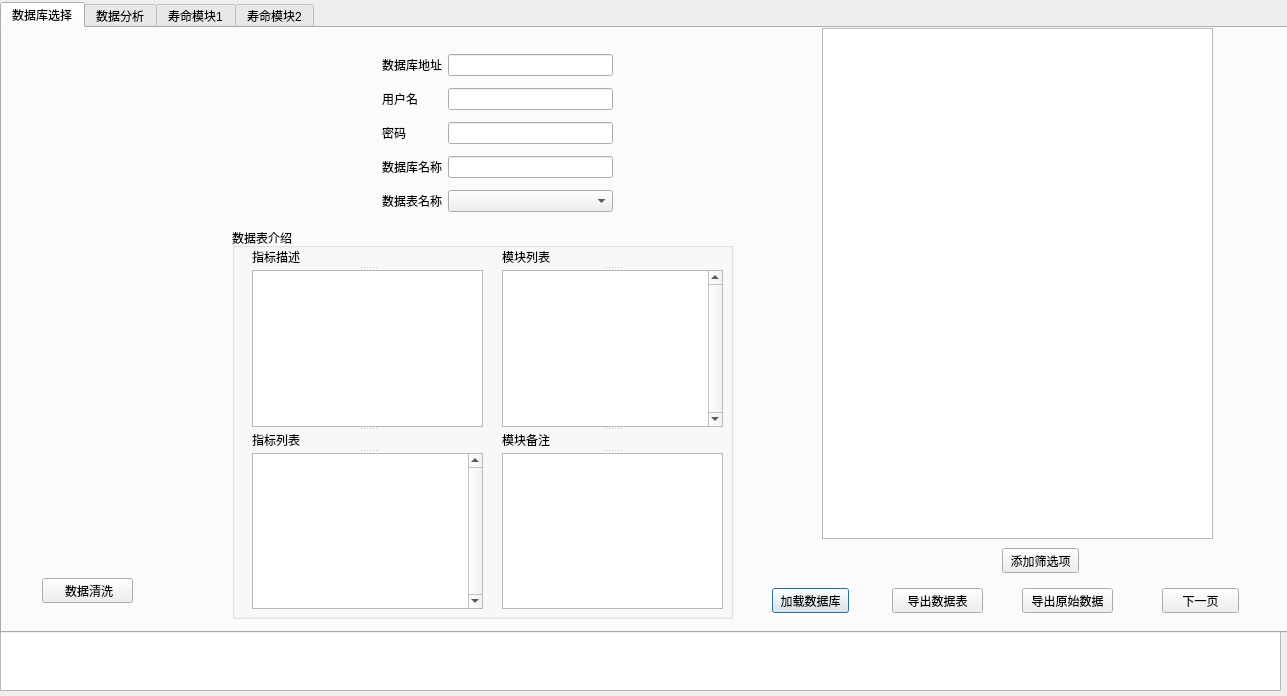
<?xml version="1.0" encoding="UTF-8"?>
<ui version="4.0">
 <class>Dialog</class>
 <widget class="QDialog" name="Dialog">
  <property name="geometry">
   <rect>
    <x>0</x>
    <y>0</y>
    <width>1287</width>
    <height>696</height>
   </rect>
  </property>
  <property name="windowTitle">
   <string>金风现役机组可靠性评估与验证平台 </string>
  </property>
  <widget class="QTabWidget" name="tabs">
   <property name="geometry">
    <rect>
     <x>0</x>
     <y>2</y>
     <width>1291</width>
     <height>631</height>
    </rect>
   </property>
   <property name="sizePolicy">
    <sizepolicy hsizetype="Expanding" vsizetype="Expanding">
     <horstretch>0</horstretch>
     <verstretch>0</verstretch>
    </sizepolicy>
   </property>
   <property name="styleSheet">
    <string notr="true">font: 75 10pt &quot;微软雅黑&quot;;</string>
   </property>
   <property name="currentIndex">
    <number>0</number>
   </property>
   <widget class="QWidget" name="tab">
    <attribute name="title">
     <string>数据库选择</string>
    </attribute>
    <widget class="QPushButton" name="gonext">
     <property name="geometry">
      <rect>
       <x>770</x>
       <y>560</y>
       <width>77</width>
       <height>25</height>
      </rect>
     </property>
     <property name="text">
      <string>加载数据库</string>
     </property>
    </widget>
    <widget class="QWidget" name="layoutWidget">
     <property name="geometry">
      <rect>
       <x>380</x>
       <y>20</y>
       <width>231</width>
       <height>171</height>
      </rect>
     </property>
     <layout class="QGridLayout" name="gridLayout">
      <item row="0" column="0">
       <widget class="QLabel" name="label">
        <property name="text">
         <string>数据库地址</string>
        </property>
       </widget>
      </item>
      <item row="0" column="1">
       <widget class="QLineEdit" name="serverhost"/>
      </item>
      <item row="1" column="0">
       <widget class="QLabel" name="label_2">
        <property name="text">
         <string>用户名</string>
        </property>
       </widget>
      </item>
      <item row="1" column="1">
       <widget class="QLineEdit" name="username"/>
      </item>
      <item row="2" column="0">
       <widget class="QLabel" name="label_3">
        <property name="text">
         <string>密码</string>
        </property>
       </widget>
      </item>
      <item row="2" column="1">
       <widget class="QLineEdit" name="password"/>
      </item>
      <item row="3" column="0">
       <widget class="QLabel" name="label_4">
        <property name="text">
         <string>数据库名称</string>
        </property>
       </widget>
      </item>
      <item row="3" column="1">
       <widget class="QLineEdit" name="servername"/>
      </item>
      <item row="4" column="0">
       <widget class="QLabel" name="label_5">
        <property name="text">
         <string>数据表名称</string>
        </property>
       </widget>
      </item>
      <item row="4" column="1">
       <widget class="QComboBox" name="dblists"/>
      </item>
     </layout>
    </widget>
    <widget class="QPushButton" name="filtercol">
     <property name="geometry">
      <rect>
       <x>1000</x>
       <y>520</y>
       <width>77</width>
       <height>25</height>
      </rect>
     </property>
     <property name="text">
      <string>添加筛选项</string>
     </property>
    </widget>
    <widget class="QTableView" name="fiterlist">
     <property name="geometry">
      <rect>
       <x>820</x>
       <y>0</y>
       <width>391</width>
       <height>511</height>
      </rect>
     </property>
    </widget>
    <widget class="QPushButton" name="gonext1">
     <property name="geometry">
      <rect>
       <x>1160</x>
       <y>560</y>
       <width>77</width>
       <height>25</height>
      </rect>
     </property>
     <property name="text">
      <string>下一页</string>
     </property>
    </widget>
    <widget class="QLabel" name="logo">
     <property name="geometry">
      <rect>
       <x>60</x>
       <y>10</y>
       <width>131</width>
       <height>151</height>
      </rect>
     </property>
     <property name="sizePolicy">
      <sizepolicy hsizetype="Expanding" vsizetype="Expanding">
       <horstretch>0</horstretch>
       <verstretch>0</verstretch>
      </sizepolicy>
     </property>
     <property name="text">
      <string/>
     </property>
     <property name="pixmap">
      <pixmap>icon/logo.ico</pixmap>
     </property>
    </widget>
    <widget class="QPushButton" name="exportdata">
     <property name="geometry">
      <rect>
       <x>890</x>
       <y>560</y>
       <width>91</width>
       <height>25</height>
      </rect>
     </property>
     <property name="text">
      <string>导出数据表</string>
     </property>
    </widget>
    <widget class="QPushButton" name="processdata">
     <property name="geometry">
      <rect>
       <x>40</x>
       <y>550</y>
       <width>91</width>
       <height>25</height>
      </rect>
     </property>
     <property name="text">
      <string> 数据清洗</string>
     </property>
    </widget>
    <widget class="QPushButton" name="exportdata1">
     <property name="geometry">
      <rect>
       <x>1020</x>
       <y>560</y>
       <width>91</width>
       <height>25</height>
      </rect>
     </property>
     <property name="text">
      <string>导出原始数据</string>
     </property>
    </widget>
    <widget class="QGroupBox" name="groupBox_2">
     <property name="geometry">
      <rect>
       <x>230</x>
       <y>200</y>
       <width>501</width>
       <height>391</height>
      </rect>
     </property>
     <property name="title">
      <string>数据表介绍</string>
     </property>
     <widget class="QSplitter" name="splitter_6">
      <property name="geometry">
       <rect>
        <x>270</x>
        <y>20</y>
        <width>221</width>
        <height>361</height>
       </rect>
      </property>
      <property name="orientation">
       <enum>Qt::Vertical</enum>
      </property>
      <widget class="QSplitter" name="splitter_3">
       <property name="orientation">
        <enum>Qt::Vertical</enum>
       </property>
       <widget class="QLabel" name="label_12">
        <property name="text">
         <string>模块列表</string>
        </property>
       </widget>
       <widget class="QListWidget" name="listmodels">
        <property name="verticalScrollBarPolicy">
         <enum>Qt::ScrollBarAlwaysOn</enum>
        </property>
       </widget>
      </widget>
      <widget class="QSplitter" name="splitter_4">
       <property name="orientation">
        <enum>Qt::Vertical</enum>
       </property>
       <widget class="QLabel" name="label_16">
        <property name="text">
         <string>模块备注</string>
        </property>
       </widget>
       <widget class="QTextEdit" name="modelmask"/>
      </widget>
     </widget>
     <widget class="QSplitter" name="splitter_5">
      <property name="geometry">
       <rect>
        <x>20</x>
        <y>20</y>
        <width>231</width>
        <height>361</height>
       </rect>
      </property>
      <property name="orientation">
       <enum>Qt::Vertical</enum>
      </property>
      <widget class="QSplitter" name="splitter">
       <property name="orientation">
        <enum>Qt::Vertical</enum>
       </property>
       <widget class="QLabel" name="label_17">
        <property name="text">
         <string>指标描述</string>
        </property>
       </widget>
       <widget class="QTextEdit" name="functionmask"/>
      </widget>
      <widget class="QSplitter" name="splitter_2">
       <property name="orientation">
        <enum>Qt::Vertical</enum>
       </property>
       <widget class="QLabel" name="label_18">
        <property name="text">
         <string>指标列表</string>
        </property>
       </widget>
       <widget class="QListWidget" name="functionlist">
        <property name="verticalScrollBarPolicy">
         <enum>Qt::ScrollBarAlwaysOn</enum>
        </property>
       </widget>
      </widget>
     </widget>
    </widget>
   </widget>
   <widget class="QWidget" name="tab1">
    <attribute name="title">
     <string>数据分析</string>
    </attribute>
    <widget class="QPushButton" name="gonext2">
     <property name="geometry">
      <rect>
       <x>820</x>
       <y>560</y>
       <width>91</width>
       <height>25</height>
      </rect>
     </property>
     <property name="text">
      <string>确认分析</string>
     </property>
    </widget>
    <widget class="QWidget" name="layoutWidget">
     <property name="geometry">
      <rect>
       <x>0</x>
       <y>0</y>
       <width>371</width>
       <height>301</height>
      </rect>
     </property>
     <layout class="QVBoxLayout" name="verticalLayout">
      <item>
       <widget class="QLabel" name="label_6">
        <property name="text">
         <string>指标选择</string>
        </property>
       </widget>
      </item>
      <item>
       <widget class="QTableView" name="axiss"/>
      </item>
     </layout>
    </widget>
    <widget class="QWidget" name="layoutWidget">
     <property name="geometry">
      <rect>
       <x>0</x>
       <y>310</y>
       <width>461</width>
       <height>241</height>
      </rect>
     </property>
     <layout class="QGridLayout" name="gridLayout_2">
      <item row="0" column="0">
       <widget class="QComboBox" name="xagg"/>
      </item>
      <item row="0" column="1">
       <widget class="QCheckBox" name="xcheckBox">
        <property name="text">
         <string>自定义X区间</string>
        </property>
       </widget>
      </item>
      <item row="1" column="0" colspan="2">
       <widget class="QTableView" name="converge"/>
      </item>
     </layout>
    </widget>
    <widget class="QWidget" name="layoutWidget">
     <property name="geometry">
      <rect>
       <x>470</x>
       <y>310</y>
       <width>461</width>
       <height>241</height>
      </rect>
     </property>
     <layout class="QGridLayout" name="gridLayout_3">
      <item row="0" column="1">
       <widget class="QCheckBox" name="ycheckBox">
        <property name="text">
         <string>自定义Y区间</string>
        </property>
       </widget>
      </item>
      <item row="0" column="0">
       <widget class="QComboBox" name="yagg"/>
      </item>
      <item row="1" column="0" colspan="2">
       <widget class="QTableView" name="lines"/>
      </item>
     </layout>
    </widget>
    <widget class="QPushButton" name="upto2">
     <property name="geometry">
      <rect>
       <x>470</x>
       <y>560</y>
       <width>91</width>
       <height>25</height>
      </rect>
     </property>
     <property name="text">
      <string>上一页</string>
     </property>
    </widget>
    <widget class="QPushButton" name="exportfile">
     <property name="geometry">
      <rect>
       <x>60</x>
       <y>560</y>
       <width>95</width>
       <height>31</height>
      </rect>
     </property>
     <property name="text">
      <string>保存结果文件</string>
     </property>
    </widget>
    <widget class="QWidget" name="layoutWidget">
     <property name="geometry">
      <rect>
       <x>380</x>
       <y>8</y>
       <width>551</width>
       <height>291</height>
      </rect>
     </property>
     <layout class="QVBoxLayout" name="verticalLayout_2">
      <item>
       <layout class="QGridLayout" name="gridLayout_6">
        <item row="0" column="0">
         <widget class="QLabel" name="label_7">
          <property name="text">
           <string>图片格式</string>
          </property>
         </widget>
        </item>
        <item row="0" column="1">
         <widget class="QComboBox" name="figuretype"/>
        </item>
        <item row="0" column="2">
         <widget class="QCheckBox" name="plotbz">
          <property name="text">
           <string>绘制图片</string>
          </property>
         </widget>
        </item>
       </layout>
      </item>
      <item>
       <layout class="QGridLayout" name="gridLayout_5">
        <item row="0" column="0">
         <widget class="QLabel" name="label_8">
          <property name="text">
           <string>X轴标签</string>
          </property>
         </widget>
        </item>
        <item row="0" column="1">
         <widget class="QLineEdit" name="xlabel"/>
        </item>
        <item row="1" column="0">
         <widget class="QLabel" name="label_9">
          <property name="text">
           <string>Y轴标签</string>
          </property>
         </widget>
        </item>
        <item row="1" column="1">
         <widget class="QLineEdit" name="ylabel"/>
        </item>
        <item row="2" column="0">
         <widget class="QLabel" name="label_10">
          <property name="text">
           <string>图片标题</string>
          </property>
         </widget>
        </item>
        <item row="2" column="1">
         <widget class="QLineEdit" name="title"/>
        </item>
        <item row="3" column="0">
         <widget class="QLabel" name="label_11">
          <property name="text">
           <string>图片名称</string>
          </property>
         </widget>
        </item>
        <item row="3" column="1">
         <widget class="QLineEdit" name="figname"/>
        </item>
        <item row="4" column="0">
         <widget class="QLabel" name="label_15">
          <property name="text">
           <string>用户绘制线</string>
          </property>
         </widget>
        </item>
        <item row="4" column="1">
         <widget class="QLineEdit" name="target"/>
        </item>
       </layout>
      </item>
      <item>
       <layout class="QGridLayout" name="gridLayout_4">
        <item row="0" column="0" colspan="2">
         <widget class="QCheckBox" name="percent">
          <property name="text">
           <string>百分比显示</string>
          </property>
         </widget>
        </item>
        <item row="0" column="2">
         <widget class="QLabel" name="PSIL">
          <property name="text">
           <string>基准值值</string>
          </property>
         </widget>
        </item>
        <item row="0" column="3">
         <widget class="QDoubleSpinBox" name="PSIL_value"/>
        </item>
        <item row="1" column="0">
         <widget class="QLabel" name="label_13">
          <property name="text">
           <string>Top起始</string>
          </property>
         </widget>
        </item>
        <item row="1" column="1">
         <widget class="QSpinBox" name="topS"/>
        </item>
        <item row="1" column="2">
         <widget class="QLabel" name="label_14">
          <property name="text">
           <string>Top终止</string>
          </property>
         </widget>
        </item>
        <item row="1" column="3">
         <widget class="QSpinBox" name="topN"/>
        </item>
       </layout>
      </item>
      <item>
       <widget class="QCheckBox" name="demoncheck">
        <property name="text">
         <string>算法2</string>
        </property>
       </widget>
      </item>
     </layout>
    </widget>
    <widget class="QTableWidget" name="modellist">
     <property name="geometry">
      <rect>
       <x>950</x>
       <y>40</y>
       <width>331</width>
       <height>511</height>
      </rect>
     </property>
     <property name="verticalScrollBarPolicy">
      <enum>Qt::ScrollBarAlwaysOn</enum>
     </property>
     <property name="horizontalScrollBarPolicy">
      <enum>Qt::ScrollBarAlwaysOn</enum>
     </property>
    </widget>
    <widget class="QPushButton" name="usercontrol">
     <property name="geometry">
      <rect>
       <x>1070</x>
       <y>10</y>
       <width>120</width>
       <height>25</height>
      </rect>
     </property>
     <property name="text">
      <string>自定义功能模块</string>
     </property>
    </widget>
    <widget class="QPushButton" name="modify">
     <property name="geometry">
      <rect>
       <x>1090</x>
       <y>560</y>
       <width>101</width>
       <height>25</height>
      </rect>
     </property>
     <property name="text">
      <string>管理模块</string>
     </property>
    </widget>
    <widget class="QLabel" name="label_19">
     <property name="geometry">
      <rect>
       <x>770</x>
       <y>279</y>
       <width>91</width>
       <height>16</height>
      </rect>
     </property>
     <property name="text">
      <string>重复故障时间段</string>
     </property>
    </widget>
    <widget class="QComboBox" name="repeattime">
     <property name="geometry">
      <rect>
       <x>860</x>
       <y>280</y>
       <width>69</width>
       <height>20</height>
      </rect>
     </property>
    </widget>
    <widget class="QPushButton" name="predict_button">
     <property name="geometry">
      <rect>
       <x>280</x>
       <y>560</y>
       <width>95</width>
       <height>31</height>
      </rect>
     </property>
     <property name="text">
      <string>指标预测</string>
     </property>
    </widget>
   </widget>
   <widget class="QWidget" name="tab2">
    <attribute name="title">
     <string>寿命模块1</string>
    </attribute>
    <widget class="QPushButton" name="upto3">
     <property name="geometry">
      <rect>
       <x>970</x>
       <y>570</y>
       <width>91</width>
       <height>25</height>
      </rect>
     </property>
     <property name="text">
      <string>上一页</string>
     </property>
    </widget>
    <widget class="QPushButton" name="gonext3">
     <property name="geometry">
      <rect>
       <x>1150</x>
       <y>570</y>
       <width>91</width>
       <height>25</height>
      </rect>
     </property>
     <property name="text">
      <string>下一页</string>
     </property>
    </widget>
    <widget class="QTableWidget" name="modellist2">
     <property name="geometry">
      <rect>
       <x>10</x>
       <y>30</y>
       <width>131</width>
       <height>561</height>
      </rect>
     </property>
     <property name="contextMenuPolicy">
      <enum>Qt::CustomContextMenu</enum>
     </property>
     <property name="verticalScrollBarPolicy">
      <enum>Qt::ScrollBarAlwaysOn</enum>
     </property>
     <property name="horizontalScrollBarPolicy">
      <enum>Qt::ScrollBarAlwaysOn</enum>
     </property>
     <property name="showDropIndicator" stdset="0">
      <bool>true</bool>
     </property>
     <property name="textElideMode">
      <enum>Qt::ElideLeft</enum>
     </property>
     <property name="rowCount">
      <number>100</number>
     </property>
     <property name="columnCount">
      <number>1</number>
     </property>
     <attribute name="horizontalHeaderVisible">
      <bool>false</bool>
     </attribute>
     <attribute name="horizontalHeaderHighlightSections">
      <bool>false</bool>
     </attribute>
     <attribute name="verticalHeaderVisible">
      <bool>false</bool>
     </attribute>
     <attribute name="verticalHeaderHighlightSections">
      <bool>false</bool>
     </attribute>
     <row/>
     <row/>
     <row/>
     <row/>
     <row/>
     <row/>
     <row/>
     <row/>
     <row/>
     <row/>
     <row/>
     <row/>
     <row/>
     <row/>
     <row/>
     <row/>
     <row/>
     <row/>
     <row/>
     <row/>
     <row/>
     <row/>
     <row/>
     <row/>
     <row/>
     <row/>
     <row/>
     <row/>
     <row/>
     <row/>
     <row/>
     <row/>
     <row/>
     <row/>
     <row/>
     <row/>
     <row/>
     <row/>
     <row/>
     <row/>
     <row/>
     <row/>
     <row/>
     <row/>
     <row/>
     <row/>
     <row/>
     <row/>
     <row/>
     <row/>
     <row/>
     <row/>
     <row/>
     <row/>
     <row/>
     <row/>
     <row/>
     <row/>
     <row/>
     <row/>
     <row/>
     <row/>
     <row/>
     <row/>
     <row/>
     <row/>
     <row/>
     <row/>
     <row/>
     <row/>
     <row/>
     <row/>
     <row/>
     <row/>
     <row/>
     <row/>
     <row/>
     <row/>
     <row/>
     <row/>
     <row/>
     <row/>
     <row/>
     <row/>
     <row/>
     <row/>
     <row/>
     <row/>
     <row/>
     <row/>
     <row/>
     <row/>
     <row/>
     <row/>
     <row/>
     <row/>
     <row/>
     <row/>
     <row/>
     <row/>
     <column/>
    </widget>
    <widget class="QLabel" name="label_20">
     <property name="geometry">
      <rect>
       <x>350</x>
       <y>0</y>
       <width>111</width>
       <height>31</height>
      </rect>
     </property>
     <property name="styleSheet">
      <string notr="true">font: 75 19pt &quot;微软雅黑&quot;;</string>
     </property>
     <property name="lineWidth">
      <number>5</number>
     </property>
     <property name="midLineWidth">
      <number>2</number>
     </property>
     <property name="text">
      <string>内华达图</string>
     </property>
     <property name="textFormat">
      <enum>Qt::PlainText</enum>
     </property>
    </widget>
    <widget class="QLabel" name="label_21">
     <property name="geometry">
      <rect>
       <x>720</x>
       <y>10</y>
       <width>81</width>
       <height>31</height>
      </rect>
     </property>
     <property name="styleSheet">
      <string notr="true">font: 75 14pt &quot;微软雅黑&quot;;</string>
     </property>
     <property name="lineWidth">
      <number>5</number>
     </property>
     <property name="midLineWidth">
      <number>2</number>
     </property>
     <property name="text">
      <string/>
     </property>
     <property name="textFormat">
      <enum>Qt::PlainText</enum>
     </property>
    </widget>
    <widget class="QGroupBox" name="groupBox">
     <property name="geometry">
      <rect>
       <x>880</x>
       <y>0</y>
       <width>401</width>
       <height>81</height>
      </rect>
     </property>
     <property name="title">
      <string>数据范围</string>
     </property>
     <widget class="QTextBrowser" name="datarange">
      <property name="geometry">
       <rect>
        <x>10</x>
        <y>20</y>
        <width>381</width>
        <height>51</height>
       </rect>
      </property>
      <property name="readOnly">
       <bool>false</bool>
      </property>
     </widget>
    </widget>
    <widget class="QGroupBox" name="groupBox2">
     <property name="geometry">
      <rect>
       <x>880</x>
       <y>100</y>
       <width>401</width>
       <height>351</height>
      </rect>
     </property>
     <property name="contextMenuPolicy">
      <enum>Qt::CustomContextMenu</enum>
     </property>
     <property name="title">
      <string>初步分析</string>
     </property>
     <widget class="QLabel" name="preanalysisplot">
      <property name="geometry">
       <rect>
        <x>10</x>
        <y>20</y>
        <width>381</width>
        <height>321</height>
       </rect>
      </property>
      <property name="lineWidth">
       <number>5</number>
      </property>
      <property name="midLineWidth">
       <number>2</number>
      </property>
      <property name="text">
       <string/>
      </property>
      <property name="textFormat">
       <enum>Qt::PlainText</enum>
      </property>
     </widget>
    </widget>
    <widget class="QGroupBox" name="groupBox_3">
     <property name="geometry">
      <rect>
       <x>880</x>
       <y>450</y>
       <width>401</width>
       <height>111</height>
      </rect>
     </property>
     <property name="title">
      <string>结论</string>
     </property>
     <widget class="QTextBrowser" name="preanalysis">
      <property name="geometry">
       <rect>
        <x>10</x>
        <y>20</y>
        <width>381</width>
        <height>81</height>
       </rect>
      </property>
      <property name="readOnly">
       <bool>false</bool>
      </property>
     </widget>
    </widget>
    <widget class="QTabWidget" name="tabWidget1">
     <property name="geometry">
      <rect>
       <x>1030</x>
       <y>80</y>
       <width>141</width>
       <height>31</height>
      </rect>
     </property>
     <property name="currentIndex">
      <number>2</number>
     </property>
     <widget class="QWidget" name="subtab1_2">
      <attribute name="title">
       <string>图1</string>
      </attribute>
     </widget>
     <widget class="QWidget" name="subtab2_2">
      <attribute name="title">
       <string>图2</string>
      </attribute>
     </widget>
     <widget class="QWidget" name="subtab3_2">
      <attribute name="title">
       <string>图3</string>
      </attribute>
     </widget>
    </widget>
    <widget class="QTableView" name="nhdtable">
     <property name="geometry">
      <rect>
       <x>150</x>
       <y>30</y>
       <width>731</width>
       <height>561</height>
      </rect>
     </property>
     <property name="contextMenuPolicy">
      <enum>Qt::CustomContextMenu</enum>
     </property>
     <attribute name="horizontalHeaderVisible">
      <bool>false</bool>
     </attribute>
     <attribute name="verticalHeaderVisible">
      <bool>false</bool>
     </attribute>
    </widget>
    <zorder>tabWidget1</zorder>
    <zorder>groupBox2</zorder>
    <zorder>groupBox</zorder>
    <zorder>upto3</zorder>
    <zorder>gonext3</zorder>
    <zorder>modellist2</zorder>
    <zorder>label_20</zorder>
    <zorder>label_21</zorder>
    <zorder>groupBox_3</zorder>
    <zorder>nhdtable</zorder>
   </widget>
   <widget class="QWidget" name="tab3">
    <attribute name="title">
     <string>寿命模块2</string>
    </attribute>
    <widget class="QLabel" name="label_24">
     <property name="geometry">
      <rect>
       <x>20</x>
       <y>10</y>
       <width>54</width>
       <height>12</height>
      </rect>
     </property>
     <property name="lineWidth">
      <number>5</number>
     </property>
     <property name="midLineWidth">
      <number>2</number>
     </property>
     <property name="text">
      <string>预测</string>
     </property>
     <property name="textFormat">
      <enum>Qt::PlainText</enum>
     </property>
    </widget>
    <widget class="QLabel" name="label_26">
     <property name="geometry">
      <rect>
       <x>320</x>
       <y>0</y>
       <width>71</width>
       <height>16</height>
      </rect>
     </property>
     <property name="styleSheet">
      <string notr="true">font: 75 14pt &quot;微软雅黑&quot;;</string>
     </property>
     <property name="lineWidth">
      <number>5</number>
     </property>
     <property name="midLineWidth">
      <number>2</number>
     </property>
     <property name="text">
      <string/>
     </property>
     <property name="textFormat">
      <enum>Qt::PlainText</enum>
     </property>
    </widget>
    <widget class="QLabel" name="label_29">
     <property name="geometry">
      <rect>
       <x>230</x>
       <y>190</y>
       <width>31</width>
       <height>16</height>
      </rect>
     </property>
     <property name="styleSheet">
      <string notr="true">font: 75 10pt &quot;微软雅黑&quot;;</string>
     </property>
     <property name="lineWidth">
      <number>5</number>
     </property>
     <property name="midLineWidth">
      <number>2</number>
     </property>
     <property name="text">
      <string/>
     </property>
     <property name="textFormat">
      <enum>Qt::PlainText</enum>
     </property>
    </widget>
    <widget class="QLabel" name="label_30">
     <property name="geometry">
      <rect>
       <x>560</x>
       <y>200</y>
       <width>31</width>
       <height>16</height>
      </rect>
     </property>
     <property name="styleSheet">
      <string notr="true">font: 75 10pt &quot;微软雅黑&quot;;</string>
     </property>
     <property name="lineWidth">
      <number>5</number>
     </property>
     <property name="midLineWidth">
      <number>2</number>
     </property>
     <property name="text">
      <string/>
     </property>
     <property name="textFormat">
      <enum>Qt::PlainText</enum>
     </property>
    </widget>
    <widget class="QLabel" name="label_31">
     <property name="geometry">
      <rect>
       <x>540</x>
       <y>410</y>
       <width>31</width>
       <height>16</height>
      </rect>
     </property>
     <property name="styleSheet">
      <string notr="true">font: 75 10pt &quot;微软雅黑&quot;;</string>
     </property>
     <property name="lineWidth">
      <number>5</number>
     </property>
     <property name="midLineWidth">
      <number>2</number>
     </property>
     <property name="text">
      <string/>
     </property>
     <property name="textFormat">
      <enum>Qt::PlainText</enum>
     </property>
    </widget>
    <widget class="QLabel" name="label_33">
     <property name="geometry">
      <rect>
       <x>650</x>
       <y>220</y>
       <width>71</width>
       <height>21</height>
      </rect>
     </property>
     <property name="styleSheet">
      <string notr="true">font: 75 14pt &quot;微软雅黑&quot;;</string>
     </property>
     <property name="lineWidth">
      <number>5</number>
     </property>
     <property name="midLineWidth">
      <number>2</number>
     </property>
     <property name="text">
      <string/>
     </property>
     <property name="textFormat">
      <enum>Qt::PlainText</enum>
     </property>
    </widget>
    <widget class="QLabel" name="label_35">
     <property name="geometry">
      <rect>
       <x>220</x>
       <y>410</y>
       <width>31</width>
       <height>16</height>
      </rect>
     </property>
     <property name="styleSheet">
      <string notr="true">font: 75 10pt &quot;微软雅黑&quot;;</string>
     </property>
     <property name="lineWidth">
      <number>5</number>
     </property>
     <property name="midLineWidth">
      <number>2</number>
     </property>
     <property name="text">
      <string/>
     </property>
     <property name="textFormat">
      <enum>Qt::PlainText</enum>
     </property>
    </widget>
    <widget class="QGroupBox" name="groupBox_7">
     <property name="geometry">
      <rect>
       <x>1020</x>
       <y>100</y>
       <width>261</width>
       <height>461</height>
      </rect>
     </property>
     <property name="title">
      <string>结论</string>
     </property>
     <widget class="QTextBrowser" name="groupBrowser4">
      <property name="geometry">
       <rect>
        <x>10</x>
        <y>20</y>
        <width>241</width>
        <height>431</height>
       </rect>
      </property>
      <property name="readOnly">
       <bool>false</bool>
      </property>
     </widget>
    </widget>
    <widget class="QPushButton" name="upto4">
     <property name="geometry">
      <rect>
       <x>1120</x>
       <y>570</y>
       <width>91</width>
       <height>25</height>
      </rect>
     </property>
     <property name="text">
      <string>上一页</string>
     </property>
    </widget>
    <widget class="QTabWidget" name="tabWidget">
     <property name="geometry">
      <rect>
       <x>420</x>
       <y>0</y>
       <width>271</width>
       <height>31</height>
      </rect>
     </property>
     <property name="currentIndex">
      <number>0</number>
     </property>
     <widget class="QWidget" name="subtab1">
      <attribute name="title">
       <string>概率图</string>
      </attribute>
     </widget>
     <widget class="QWidget" name="subtab2">
      <attribute name="title">
       <string>失效率</string>
      </attribute>
     </widget>
     <widget class="QWidget" name="subtab3">
      <attribute name="title">
       <string>不可靠度</string>
      </attribute>
     </widget>
     <widget class="QWidget" name="subtab4">
      <attribute name="title">
       <string>可靠度</string>
      </attribute>
     </widget>
    </widget>
    <widget class="QGroupBox" name="groupBox3">
     <property name="geometry">
      <rect>
       <x>260</x>
       <y>100</y>
       <width>751</width>
       <height>501</height>
      </rect>
     </property>
     <property name="contextMenuPolicy">
      <enum>Qt::CustomContextMenu</enum>
     </property>
     <property name="title">
      <string/>
     </property>
     <widget class="QLabel" name="tmpimage">
      <property name="geometry">
       <rect>
        <x>10</x>
        <y>10</y>
        <width>731</width>
        <height>491</height>
       </rect>
      </property>
      <property name="text">
       <string/>
      </property>
     </widget>
    </widget>
    <widget class="QGroupBox" name="groupBox_8">
     <property name="geometry">
      <rect>
       <x>260</x>
       <y>20</y>
       <width>1021</width>
       <height>81</height>
      </rect>
     </property>
     <property name="title">
      <string>数据范围</string>
     </property>
     <widget class="QTextBrowser" name="datarange2">
      <property name="geometry">
       <rect>
        <x>10</x>
        <y>20</y>
        <width>1011</width>
        <height>51</height>
       </rect>
      </property>
      <property name="readOnly">
       <bool>false</bool>
      </property>
     </widget>
    </widget>
    <widget class="QTableView" name="tableView_2">
     <property name="geometry">
      <rect>
       <x>10</x>
       <y>30</y>
       <width>241</width>
       <height>561</height>
      </rect>
     </property>
     <property name="contextMenuPolicy">
      <enum>Qt::CustomContextMenu</enum>
     </property>
     <attribute name="horizontalHeaderVisible">
      <bool>false</bool>
     </attribute>
     <attribute name="verticalHeaderVisible">
      <bool>false</bool>
     </attribute>
    </widget>
    <zorder>tabWidget</zorder>
    <zorder>groupBox_7</zorder>
    <zorder>label_24</zorder>
    <zorder>label_26</zorder>
    <zorder>label_29</zorder>
    <zorder>label_30</zorder>
    <zorder>label_31</zorder>
    <zorder>label_33</zorder>
    <zorder>label_35</zorder>
    <zorder>upto4</zorder>
    <zorder>groupBox3</zorder>
    <zorder>groupBox_8</zorder>
    <zorder>tableView_2</zorder>
   </widget>
  </widget>
  <widget class="QTextBrowser" name="message">
   <property name="geometry">
    <rect>
     <x>0</x>
     <y>630</y>
     <width>1281</width>
     <height>61</height>
    </rect>
   </property>
  </widget>
  <zorder>message</zorder>
  <zorder>tabs</zorder>
 </widget>
 <resources/>
 <connections/>
</ui>
